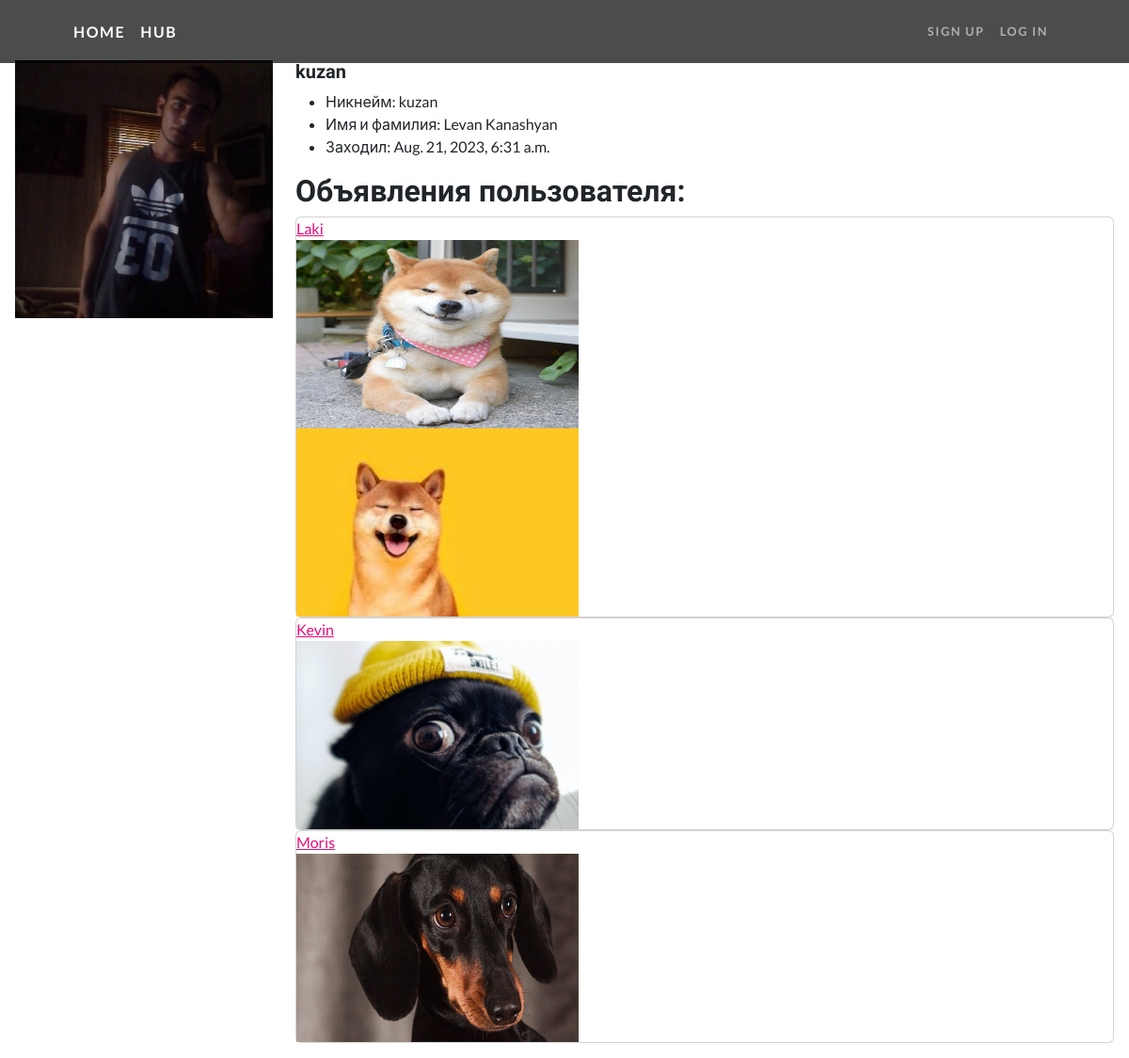
The page /user/kuzan on the database its author committed.
### users/models.py (models this page shows, shortened)
class Profile(models.Model):
    user = models.OneToOneField(User, on_delete=models.CASCADE)
    slug = models.SlugField(verbose_name='URL', max_length=255, blank=True, unique=True)
    avatar = models.ImageField(
        verbose_name='Аватар',
        upload_to='uploads/avatars/%Y/%m/%d/',
        default='uploads/avatars/default.jpg',
        blank=True,
        validators=[FileExtensionValidator(allowed_extensions=('png', 'jpg', 'jpeg'))])
    def __str__(self):
        return self.user.username

### hub/models.py (models this page shows, shortened)
class HubDoggyModel(models.Model):
    GENDER_DOGGY = [
        ('Boy', "Boy"),
        ('Girl', "Girl")
    ]
    name = models.CharField(max_length=255, blank=False, null=False)
    age_old = models.IntegerField(blank=False, null=False, validators=[MaxValueValidator(22)])
    months_old = models.IntegerField(blank=False, null=False, validators=[MaxValueValidator(12)])
    gender = models.CharField(max_length=4, choices=GENDER_DOGGY, default="Boy")
    place = models.CharField(max_length=255, blank=False, null=False)
    slug = models.SlugField(default='', null=False, db_index=True)
    price = models.IntegerField(blank=True, null=False, validators=[MinValueValidator(1)], default=0)
    seller = models.ForeignKey(User, on_delete=models.CASCADE, null=True, blank=True, related_name='doggy')
    species = models.CharField(max_length=255, blank=False, null=False, default='')

class PhotoDoggyModel(models.Model):
    image = models.FileField(upload_to='uploads/DoggyPhoto')
    doggy = models.ForeignKey(HubDoggyModel, on_delete=models.CASCADE, null=True, blank=True, related_name='photos')

### users/views.py (the view)
# urls.py: path('<slug:slug_profile>', views.UserDetailView.as_view(), name="profile_page"),
class UserDetailView(DetailView):
    model = Profile
    context_object_name = 'profile'
    template_name = 'users/userpage.html'
    slug_url_kwarg = 'slug_profile'
    def get_context_data(self, **kwargs):
        context = super().get_context_data(**kwargs)
        context['title'] = f'Страница пользователя: {self.object.user.username}'
        return context

### templates/users/userpage.html (shortened to what this page needs)
{% extends 'base.html' %}
{% load static %}
{% block content %}
{% include "navigation.html" %}
<div class="card border-0">
        <div class="card-body">
            <div class="row">
                <div class="col-md-3">
                    <figure>
                        <img src="{{ profile.avatar.url }}" class="img-fluid rounded-0" alt="{{ profile }}">
                    </figure>
                </div>
                    <div class="col-md-9">
                        <h5 class="card-title">
                        {{ profile }}
                        </h5>
                    <div class="card-text">
                        <ul>
                            <li>Никнейм: {{ profile.user.username }}</li>
                            {% if profile.user.first_name and profile.user.last_name %}
                            <li>Имя и фамилия: {{ profile.user.first_name }} {{ profile.user.last_name }}</li>
                            {% endif %}
                            <li>Заходил: {{ profile.user.last_login }}</li>
                        </ul>
                        <h2> Объявления пользователя: </h2>
                            {% for doggy in profile.user.doggy.all %}
                            <div class="card h-100">
                                <a href="/hub/{{doggy.slug}}" class="">{{ doggy.name }}</a>
                                {% for photo in doggy.photos.all %}
                                <img src="{{ photo.image.url }}" alt="..." width="300" height="200"/>
                                {% endfor %}
                            </div>
                            {% endfor %}
                    </div>
                </div>
            </div>
        </div>
    </div>
{% endblock %}

### rows shown on the page
Profile: avatar (picture), user.username "kuzan", user.first_name "Levan", user.last_name "Kanashyan", user.last_login "Aug. 21, 2023, 6:31 a.m."
HubDoggyModel: name "Laki"
PhotoDoggyModel: image (picture)
PhotoDoggyModel: image (picture)
HubDoggyModel: name "Kevin"
PhotoDoggyModel: image (picture)
HubDoggyModel: name "Moris"
PhotoDoggyModel: image (picture)
